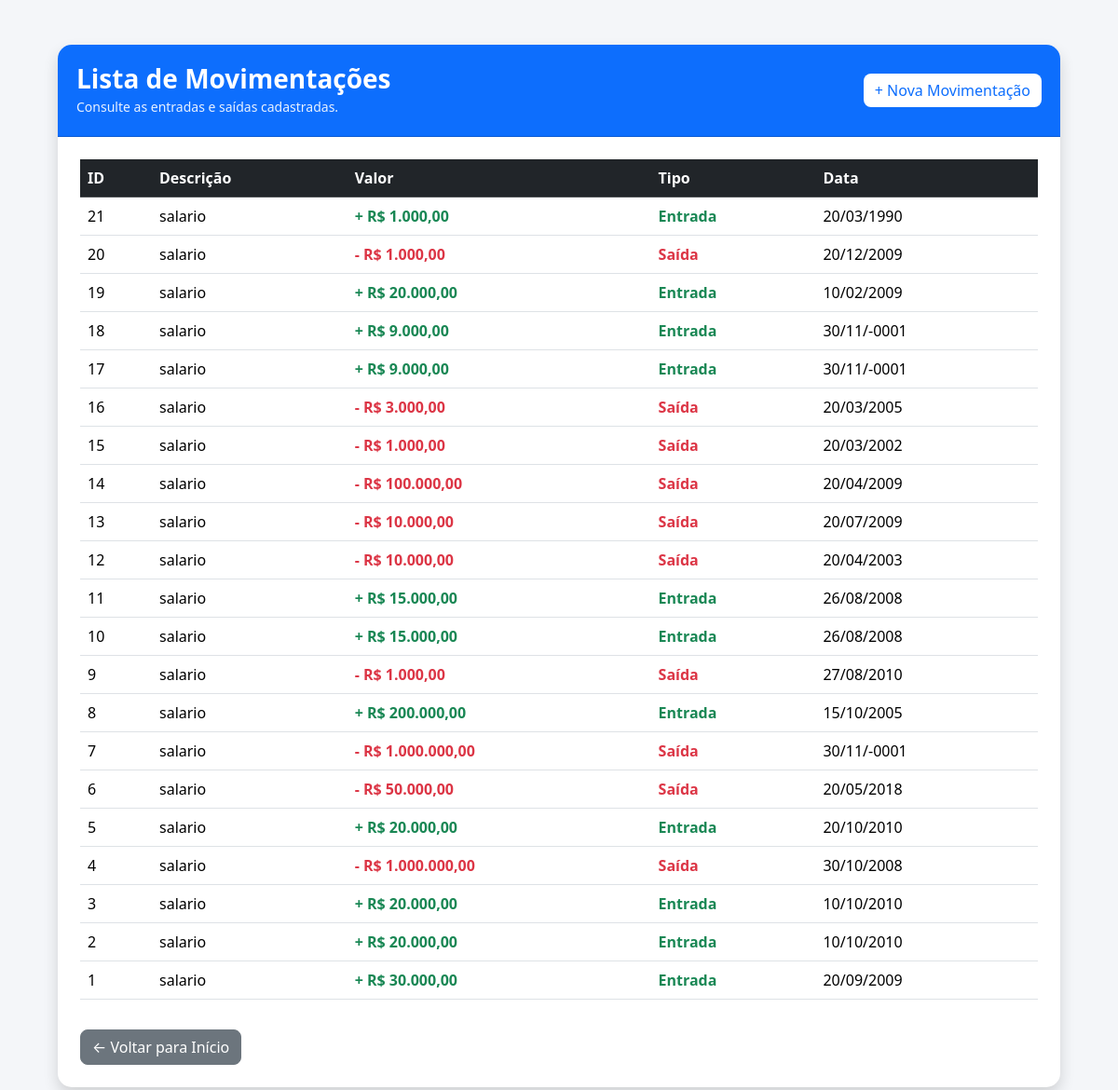
/movimentacao-list.php, run on the app's committed database.
### tables this page shows
CREATE TABLE IF NOT EXISTS `movimentacao` (
  `id` int(11) NOT NULL AUTO_INCREMENT,
  `descricao` varchar(255) NOT NULL,
  `idPessoa` int(11) DEFAULT NULL,
  `Credito` decimal(15,2) DEFAULT NULL,
  `Debito` decimal(15,2) DEFAULT NULL,
  `DataOperacao` timestamp NULL DEFAULT current_timestamp() ON UPDATE current_timestamp(),
  `Observacao` varchar(255) DEFAULT NULL,
  `CreatedAt` timestamp NULL DEFAULT current_timestamp(),
  PRIMARY KEY (`id`) USING BTREE,
  KEY `id` (`id`) USING BTREE,
  KEY `FK_ID_PESSOA` (`idPessoa`) USING BTREE,
  CONSTRAINT `FK_ID_PESSOA` FOREIGN KEY (`idPessoa`) REFERENCES `pessoas` (`id`) ON DELETE NO ACTION ON UPDATE NO ACTION
);

### src/config/Database.php (called while the page is built, shortened)
<?php
class Database
{
    private string $host = 'localhost';
    private string $dbname = 'aula6';
    private string $username = 'root';
    private string $password = '';
    public function conectar(): PDO
    {
        try {
            $dsn = "mysql:host={$this->host};dbname={$this->dbname};charset=utf8mb4";
            $pdo = new PDO(
                $dsn,
                $this->username,
                $this->password
            );
            $pdo->setAttribute(
                PDO::ATTR_ERRMODE,
                PDO::ERRMODE_EXCEPTION
            );
            return $pdo;
        } catch (PDOException $e) {
            die("Erro na conexão: " . $e->getMessage());
        }
    }
}

### src/DAO/MovimentacaoDAO.php (called while the page is built, shortened)
<?php
class MovimentacaoDAO
{
    private PDO $conexao;
    public function __construct()
    {
        $database = new Database();
        $this->conexao = $database->conectar();
    }
    public function listar(): array
    {
        $sql = "
            SELECT *
            FROM movimentacao
            ORDER BY id DESC
        ";
        $stmt = $this->conexao->prepare($sql);
        $stmt->execute();
        return $stmt->fetchAll(PDO::FETCH_ASSOC);
    }
}

### public/movimentacao-list.php (the view, shortened to what this page needs)
<?php
$dao = new MovimentacaoDAO();
try {
    $movimentacoes = $dao->listar();
} catch (PDOException $e) {
    die("Erro ao buscar movimentações: " . $e->getMessage());
}
?>
<!DOCTYPE html>
<html lang="pt-BR">
<head>
    <link
        href="https://cdn.jsdelivr.net/npm/bootstrap@5.3.8/dist/css/bootstrap.min.css"
        rel="stylesheet"
    >
</head>
<body>
<div class="container py-5">
    <div class="card shadow">
        <div class="card-header">
            <div class="d-flex justify-content-between align-items-center">
                <div>
                    <h3>
                        Lista de Movimentações
                    </h3>
                    <small>
                        Consulte as entradas e saídas cadastradas.
                    </small>
                </div>
                <a
                    href="movimentacao-create.php"
                    class="btn btn-nova"
                >
                    + Nova Movimentação
                </a>
            </div>
        </div>
        <div class="card-body p-4">
            <?php if (count($movimentacoes) > 0): ?>
                <div class="table-responsive">
                    <table class="table table-hover">
                        <thead class="table-dark">
                            <tr>
                                <th>ID</th>
                                <th>Descrição</th>
                                <th>Valor</th>
                                <th>Tipo</th>
                                <th>Data</th>
                            </tr>
                        </thead>
                        <tbody>
                        <?php foreach ($movimentacoes as $movimentacao): ?>
                            <?php
                            $credito = $movimentacao['Credito'] ?? 0;
                            $debito = $movimentacao['Debito'] ?? 0;
                            ?>
                            <tr>
                                <td>
                                    <?= htmlspecialchars($movimentacao['id']) ?>
                                </td>
                                <td>
                                    <?= htmlspecialchars($movimentacao['descricao']) ?>
                                </td>
                                <td class="valor">
                                    <?php if ($credito > 0): ?>
                                        <span class="entrada">
                                            + R$
                                            <?= number_format(
                                                $credito,
                                                2,
                                                ',',
                                                '.'
                                            ) ?>
                                        </span>
                                    <?php elseif ($debito > 0): ?>
                                        <span class="saida">
                                            - R$
                                            <?= number_format(
                                                $debito,
                                                2,
                                                ',',
                                                '.'
                                            ) ?>
                                        </span>
                                    <?php else: ?>
                                        R$ 0,00
                                    <?php endif; ?>
                                </td>
                                <td>
                                    <?php if ($credito > 0): ?>
                                        <span class="entrada">
                                            Entrada
                                        </span>
                                    <?php elseif ($debito > 0): ?>
                                        <span class="saida">
                                            Saída
                                        </span>
                                    <?php else: ?>
                                        -
                                    <?php endif; ?>
                                </td>
                                <td>
                                    <?php
                                    if (!empty($movimentacao['DataOperacao'])) {
                                        echo date(
                                            'd/m/Y',
                                            strtotime(
                                                $movimentacao['DataOperacao']
                                            )
                                        );
                                    } else {
                                        echo '-';
                                    }
                                    ?>
                                </td>
                            </tr>
                        <?php endforeach; ?>
                        </tbody>
                    </table>
                </div>
            <?php endif; ?>
            <div class="mt-3">
                <a
                    href="index.php"
                    class="btn btn-secondary"
                >
                    ← Voltar para Início
                </a>
            </div>
        </div>
    </div>
</div>
</body>
</html>

### public/movimentacao-list.php (style rules this page uses)
body { background-color: #f4f6f9; }
.container { max-width: 1100px; }
.card { border: none; border-radius: 15px; overflow: hidden; }
.card-header { background-color: #0d6efd; color: white; padding: 20px; }
.card-header h3 { margin: 0; font-weight: 600; }
.card-header small { opacity: 0.9; }
.table { vertical-align: middle; }
.table th { white-space: nowrap; }
.entrada { color: #198754; font-weight: bold; }
.saida { color: #dc3545; font-weight: bold; }
.valor { font-weight: 600; }
.btn { border-radius: 8px; }
.btn-nova { background-color: white; color: #0d6efd; border: none; }

### data on the page
movimentacao: id "21", descricao "salario", Credito "1.000,00", shows "Entrada", DataOperacao "20/03/1990"
movimentacao: id "20", descricao "salario", Debito "1.000,00", Credito "Saída", DataOperacao "20/12/2009"
movimentacao: id "19", descricao "salario", Credito "20.000,00", shows "Entrada", DataOperacao "10/02/2009"
movimentacao: id "18", descricao "salario", Credito "9.000,00", shows "Entrada", DataOperacao "30/11/-0001"
movimentacao: id "17", descricao "salario", Credito "9.000,00", shows "Entrada", DataOperacao "30/11/-0001"
movimentacao: id "16", descricao "salario", Debito "3.000,00", Credito "Saída", DataOperacao "20/03/2005"
movimentacao: id "15", descricao "salario", Debito "1.000,00", Credito "Saída", DataOperacao "20/03/2002"
movimentacao: id "14", descricao "salario", Debito "100.000,00", Credito "Saída", DataOperacao "20/04/2009"
movimentacao: id "13", descricao "salario", Debito "10.000,00", Credito "Saída", DataOperacao "20/07/2009"
movimentacao: id "12", descricao "salario", Debito "10.000,00", Credito "Saída", DataOperacao "20/04/2003"
movimentacao: id "11", descricao "salario", Credito "15.000,00", shows "Entrada", DataOperacao "26/08/2008"
movimentacao: id "10", descricao "salario", Credito "15.000,00", shows "Entrada", DataOperacao "26/08/2008"
movimentacao: id "9", descricao "salario", Debito "1.000,00", Credito "Saída", DataOperacao "27/08/2010"
movimentacao: id "8", descricao "salario", Credito "200.000,00", shows "Entrada", DataOperacao "15/10/2005"
movimentacao: id "7", descricao "salario", Debito "1.000.000,00", Credito "Saída", DataOperacao "30/11/-0001"
movimentacao: id "6", descricao "salario", Debito "50.000,00", Credito "Saída", DataOperacao "20/05/2018"
movimentacao: id "5", descricao "salario", Credito "20.000,00", shows "Entrada", DataOperacao "20/10/2010"
movimentacao: id "4", descricao "salario", Debito "1.000.000,00", Credito "Saída", DataOperacao "30/10/2008"
movimentacao: id "3", descricao "salario", Credito "20.000,00", shows "Entrada", DataOperacao "10/10/2010"
movimentacao: id "2", descricao "salario", Credito "20.000,00", shows "Entrada", DataOperacao "10/10/2010"
movimentacao: id "1", descricao "salario", Credito "30.000,00", shows "Entrada", DataOperacao "20/09/2009"
